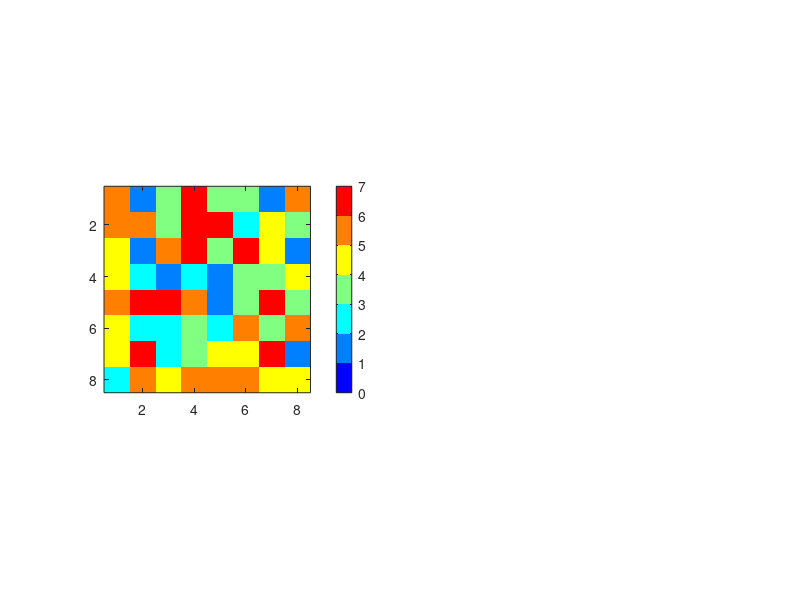

MATLAB code to generate this figure: (Note: this script raises an error after producing the figure.)
%for big = 1:1:25
%I have 6 states from that email. Lets see what I can do with them. Hmm...
total_states = 6 ;

%Random sizes and times for 1D initialization.
size = 11;
time = 21;

%TYPE AND SIZE DEFINITION
A = randi([1 total_states],size,size,1);

A = repmat(A,[1 1 time]);


%imagesc(A(:,:,4))

%%


%B is A for cyclic
B = A;

%
%Now what I am going to do is, I am going to have a ruleset and then when I
%am going to compare the results for graphs that have cycles and graphs
%that do not have cycles! And then I will change the initializations and
%the rulesets to see where that takes us.

%THREE THINGS THAT CAN COMPLETELY DEFINE FATE FOR OUR DETERMINISTIC MODEL:
    %GRAPH
    %RULESET
    %INITIALIZATION
    

    
%%%%%%%%%%%%%%%%%%%%%%%%%%%%%%%%%%%%%%%%%%%%%%%%%%%%%%%%%%%%%%%%%%%%%%%%%%%    
%%%%%%%%%%%%%%%%%%%%%%%%%%%%%%%%%%%%%%%%%%%%%%%%%%%%%%%%%%%%%%%%%%%%%%%%%%%
    
%INITIALIZATION
%Different ways to initialize the cells








%%%%%%%%%%%%%%%%%%%%%%%%%%%%%%%%%%%%%%%%%%%%%%%%%%%%%%%%%%%%%%%%%%%%%%%%%%%
%%%%%%%%%%%%%%%%%%%%%%%%%%%%%%%%%%%%%%%%%%%%%%%%%%%%%%%%%%%%%%%%%%%%%%%%%%%

%RULE
%The ruleset here is the new state when a cell receives a signal
%First line is change in state when you do receive a signal
%Second line is a change in state when you do not receive a signal
rule_original = [ 5 , 0 ;...
         3 , 0 ;...
         6 , 0 ;...
         2 , 0 ;...
         4 , 0 ;...
         1 , 0 ] ;

rule = rule_original(:,1) ;

rule = [ rule rule rule rule rule rule];

%%%%%%%%%%%%%%%%%%%%%%%%%%%%%%%%%%%%%%%%%%%%%%%%%%%%%%%%%%%%%%%%%%%%%%%%%%%
%%%%%%%%%%%%%%%%%%%%%%%%%%%%%%%%%%%%%%%%%%%%%%%%%%%%%%%%%%%%%%%%%%%%%%%%%%%

%GRAPH FOR ACYCLIC - LEBON ET AL
graph = zeros(total_states,total_states);

%The graph from the lauren paper is the following DAG
graph = [ 0 , 0 , 0 , 0 , 0 , 0 ;...
          0 , 0 , 0 , 0 , 0 , 0 ;...
          0 , 0 , 0 , 0 , 0 , 0 ;...
          1 , 1 , 0 , 0 , 0 , 0 ;...
          1 , 1 , 0 , 0 , 0 , 0 ;...
          1 , 1 , 1 , 0 , 1 , 0 ] ;
      

final = rule .* graph ;
  


%%

%A graph with a cycle so we can see a comparision
cycle_graph = [ 0 , 0 , 0 , 0 , 0 , 1 ;...
                0 , 0 , 0 , 0 , 0 , 0 ;...
                0 , 0 , 0 , 0 , 0 , 0 ;...
                1 , 1 , 0 , 0 , 0 , 0 ;...
                1 , 1 , 0 , 0 , 0 , 0 ;...
                0 , 1 , 1 , 0 , 1 , 0 ] ;
      

cycle_final = rule .* cycle_graph ;
  
%cycle_final
%%

        
%%%%%%%%%%%%%%%%%%%%%%%%%%%%%%%%%%%%%%%%%%%%%%%%%%%%%%%%%%%%%%%%%%%%%%%%%%%
%%%%%%%%%%%%%%%%%%%%%%%%%%%%%%%%%%%%%%%%%%%%%%%%%%%%%%%%%%%%%%%%%%%%%%%%%%%



%HOW CAN THERE BE A CYCLIC GRAPH , WHAT ARE THE RULES AND EQUATIONS THAT
%WOULD GIVE US A CYCLIC GRAPH. THINK ABOUT IT.





%%%%%%%%%%%%%%%%%%%%%%%%%%%%%%%%%%%%%%%%%%%%%%%%%%%%%%%%%%%%%%%%%%%%%%%%%%%
%%%%%%%%%%%%%%%%%%%%%%%%%%%%%%%%%%%%%%%%%%%%%%%%%%%%%%%%%%%%%%%%%%%%%%%%%%%
%UPDATION 

for(t= 1:time-1),

%
    for(x=2:size-1)
        for(y=2:size-1)
            
       
            signal=0;
        %%FOR ACYCLIC
            for(i=[-1,0,1])
                for(j=[-1,0,1])
                   
                    if( graph(A(x,y,t),A(x+i,y+j,t)) ~= 0  ) ,
                        signal=1;
                        signal_x = x+i;
                        signal_y = y+j;
                    end
                    
                end
                
            end
            
            %%SIGNAL DECISION 
                    if( signal == 1 ) ,
                        A(x,y,t+1) = final(A(x,y,t) ,A(signal_x,signal_y,t));
              
                    else
                        A(x,y,t+1) = A(x,y,t);

                    end
        
        %%%%%%%%%%%%%%%%%%%%%%%%%%%%%%%%%%%%%%
        signal=0;
        %FOR CYCLIC   
          for(i=[-1,0,1])
                for(j=[-1,0,1])
                   
                     if( cycle_graph(B(x,y,t),B(x+i,y+j,t)) ~= 0  ) ,
                        signal=1;
                        csignal_x = x+i;
                        csignal_y = y+j;

                    end
                    
                end
                
          end
            
          
           %%SIGNAL DECISION 
                    if( signal == 1 ) ,
                        B(x,y,t+1) = cycle_final(B(x,y,t) ,B(csignal_x,csignal_y,t));
              
                    else
                        B(x,y,t+1) = B(x,y,t);

                    end
            
            

        
        end
    end
end
%%



figure

for(rec=1:time)

subplot(121);
%%%PLOT FOR ACYCLIC
h = imagesc(A(2:size-2,2:size-2,rec));
axis square;
caxis([0 7]);
colormap(jet(7));
q = colorbar;
q.Location = 'southoutside';
xlabel(q, 'State Marker');

ylabel('Cell Position');
xlabel('Time Step');
title(strcat('Acyclic | Rule: ',mat2str(rule_original(:,1))))
ax = gca;
ax.YTick = 1.5 : 1 : size -0.5;
ax.XTick = 1.5 : 1 : time -0.5;
ax.YGrid = 'on';
ax.XGrid = 'on';
set(gca,'XTickLabel',[]);
set(gca,'YTickLabel',[]);
%%%


subplot(122);
%%%PLOT FOR CYCLIC
h = imagesc(B(2:size-2,2:size-2,rec));
axis square;
caxis([0 7]);
colormap(jet(7));
q = colorbar;
q.Location = 'southoutside';
%lcolorbar(labels,'fontweight','bold');


xlabel(q, 'State Marker');
ylabel('Cell Position');
xlabel('Time Step');
title(strcat('Cyclic | Rule: ',mat2str(rule_original(:,1))));
ax = gca;
ax.YTick = 1.5 : 1 : size -0.5;
ax.XTick = 1.5 : 1 : time -0.5;
ax.YGrid = 'on';
ax.XGrid = 'on';
set(gca,'XTickLabel',[]);
set(gca,'YTickLabel',[]);
%%%


M(rec) = getframe(gcf);

end


%%Save Figure
%savefig(strcat(mat2str(big),mat2str(rule_original(:,1))))
%saveas(gcf,strcat(mat2str(big),mat2str(rule_original(:,1)),'.png'))
%clearvars -except big;
%end